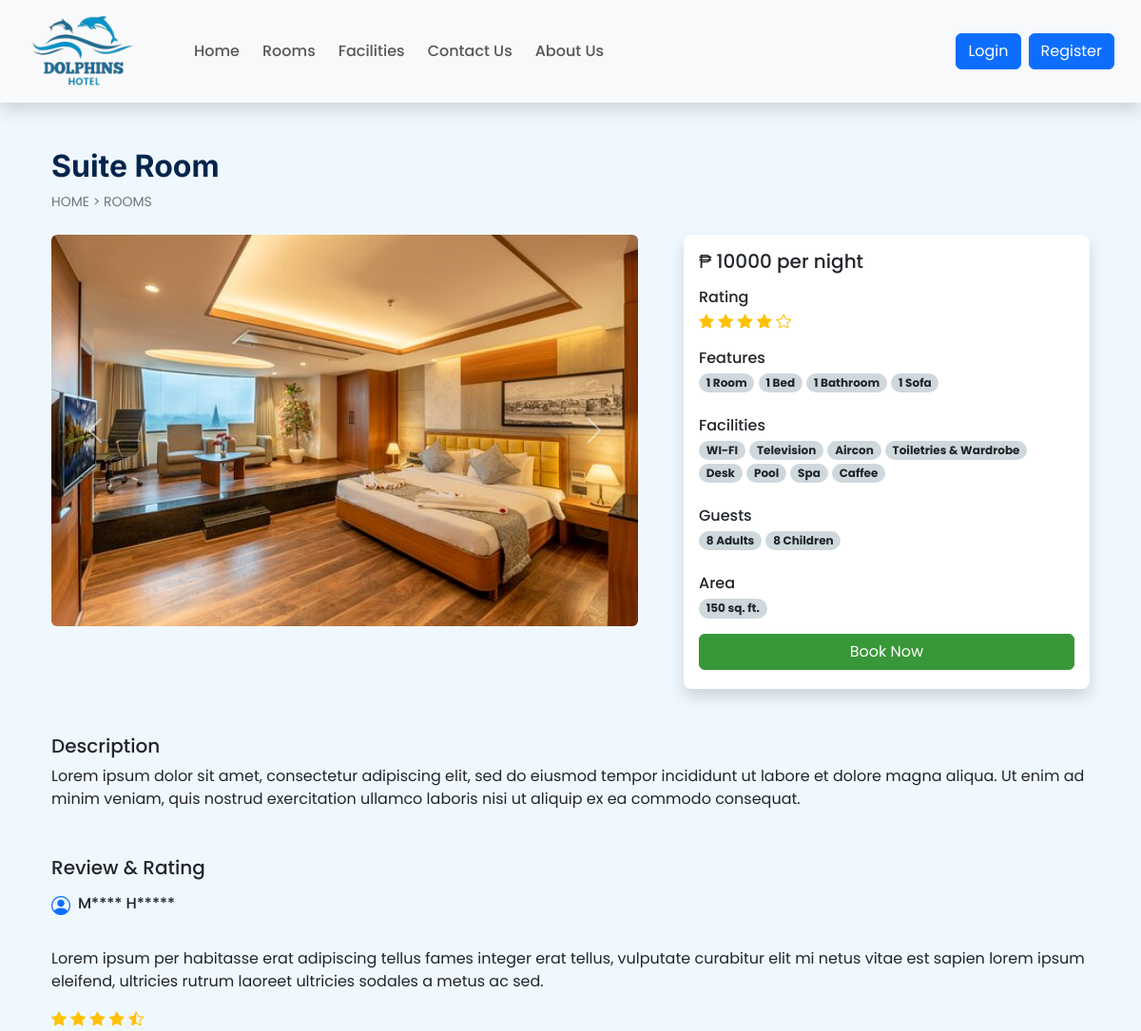
Screenshot of /room_details.php?id=24 with the database file from the repository.
### tables this page shows
CREATE TABLE `rooms` (
  `id` int(11) NOT NULL,
  `name` varchar(150) NOT NULL,
  `area` int(11) NOT NULL,
  `price` int(11) NOT NULL,
  `quantity` int(11) NOT NULL,
  `adult` int(11) NOT NULL,
  `children` int(11) NOT NULL,
  `description` varchar(350) NOT NULL,
  `status` tinyint(4) NOT NULL DEFAULT 1,
  `removed` int(11) NOT NULL DEFAULT 0
);

CREATE TABLE `room_images` (
  `sr_no` int(11) NOT NULL,
  `room_id` int(11) NOT NULL,
  `image` varchar(150) NOT NULL,
  `thumb` tinyint(4) NOT NULL DEFAULT 0
);

### admin/inc/db_config.php (called while the page is built, shortened)
<?php
    function select($sql, $values, $datatypes)
    {
        $con = $GLOBALS['con'];
        if($stmt = mysqli_prepare($con,$sql))
        {
            mysqli_stmt_bind_param($stmt,$datatypes,...$values);
            if(mysqli_stmt_execute($stmt)){
                $res = mysqli_stmt_get_result($stmt);
                return $res;
            }
            else{
                mysqli_stmt_close($stmt);
                die("Query cannot be executed - Select");
            }
        }
        else{
            die("Query cannot be prepared - Select");
        }
    }
?>

### room_details.php (the view, shortened to what this page needs)
<!DOCTYPE html>
<html lang="en">
    <head>
        <link rel="stylesheet" href="https://cdn.jsdelivr.net/npm/swiper@11/swiper-bundle.min.css"/>
        <?php include('inc/links.php'); ?>
    </head>
    <body class="bg-dw">
        <?php include('inc/header.php'); ?>
        <?php
            $data = filteration($_GET);
            $room_res = select("SELECT * FROM `rooms` WHERE `id`=? AND `status`=? AND `removed`=?",[$data['id'],1,0],'iii');
            $room_data = mysqli_fetch_assoc($room_res);
        ?>
        <div class="container">
            <div class="row ">
                <div class="col-12 my-5 mb-4 px-4">
                    <h2 class="fw-bold h-font color-blue"><?php echo $room_data['name']?></h2>
                    <div style="font-size:14px;">
                        <a href="index.php" class="text-secondary text-decoration-none">HOME</a>
                        <span class="text-secondary"> > </span>
                        <a href="rooms.php" class="text-secondary text-decoration-none">ROOMS</a>
                    </div>
                </div>
                <div class="col-lg-7 col-md-12 px-4">
                    <div id="roomCarousel" class="carousel slide carousel-fade">
                        <div class="carousel-inner mb-5">
                            <?php
                                $room_img = ROOMS_IMG_PATH."thumbnail.jpg";
                                $img_q = mysqli_query($con,"SELECT * FROM `room_images`
                                    WHERE `room_id`='$room_data[id]'");
                                if(mysqli_num_rows($img_q) > 0)
                                {
                                    $active_class = 'active';
                                    while($img_res = mysqli_fetch_assoc($img_q))
                                    {
                                        echo "
                                            <div class='carousel-item $active_class'>
                                            <img src='".ROOMS_IMG_PATH.$img_res['image']."' class='d-block w-100 rounded'>
                                            </div>
                                        ";
                                        $active_class ='';
                                    }
                                }
                                else{
                                    echo "
                                        <div class='carousel-item active'>
                                        <img src='$room_img' class='d-block w-100 '>
                                        </div>
                                    ";
                                }
                            ?>
                        </div>
                        <button class="carousel-control-prev" type="button" data-bs-target="#roomCarousel" data-bs-slide="prev">
                            <span class="carousel-control-prev-icon" aria-hidden="true"></span>
                        </button>
                        <button class="carousel-control-next" type="button" data-bs-target="#roomCarousel" data-bs-slide="next">
                            <span class="carousel-control-next-icon" aria-hidden="true"></span>
                        </button>
                    </div>
                </div>
                <div class="col-lg-5 col-md-12 px-4">
                    <div class="card mb-4 border-0 shadow rounded-3">
                        <div class="card-body">
                            <?php
                                echo<<<price
                                    <h5>₱ $room_data[price] per night</h5>
                                price;
                                echo<<<rating
                                    <h6 class="mb-1 mt-3">Rating</h6>
                                    <i class="bi bi-star-fill text-warning"></i>
                                    <i class="bi bi-star-fill text-warning"></i>
                                    <i class="bi bi-star-fill text-warning"></i>
                                    <i class="bi bi-star-fill text-warning"></i>
                                    <i class="bi bi-star text-warning"></i>
                                rating;
                                echo<<<features
                                    <div class="features mb-4 mt-3">
                                        <h6 class="mb-1">Features</h6>
                                            <span class="badge rounded-pill text-dark bg-infog text-wrap">
                                                1 Room
                                            </span>
                                            <span class="badge rounded-pill text-dark bg-infog text-wrap">
                                                1 Bed
                                            </span>
                                            <span class="badge rounded-pill text-dark bg-infog text-wrap">
                                                1 Bathroom
                                            </span>
                                            <span class="badge rounded-pill text-dark bg-infog text-wrap">
                                                1 Sofa
                                            </span>
                                    </div>
                                features;
                                echo<<<facilities
                                    <div class="facilities mb-4">
                                        <h6 class="mb-1">Facilities</h6>
                                        <span class="badge rounded-pill text-dark bg-infog text-wrap">
                                            WI-FI
                                        </span>
                                        <span class="badge rounded-pill text-dark bg-infog text-wrap">
                                            Television
                                        </span>
                                        <span class="badge rounded-pill text-dark bg-infog text-wrap">
                                            Aircon
                                        </span>
                                        <span class="badge rounded-pill text-dark bg-infog text-wrap">
                                            Toiletries & Wardrobe
                                        </span>
                                        <span class="badge rounded-pill text-dark bg-infog text-wrap">
                                            Desk
                                        </span>
                                        <span class="badge rounded-pill text-dark bg-infog text-wrap">
                                            Pool
                                        </span>
                                        <span class="badge rounded-pill text-dark bg-infog text-wrap">
                                            Spa
                                        </span>
                                        <span class="badge rounded-pill text-dark bg-infog text-wrap">
                                            Caffee
                                        </span>
                                    </div>
                                facilities;
                                echo<<<guests
                                    <div class="guest mb-4">
                                        <h6 class="mb-1">Guests</h6>
                                        <span class="badge rounded-pill text-dark bg-infog text-wrap">
                                            $room_data[adult] Adults
                                        </span>
                                        <span class="badge rounded-pill text-dark bg-infog text-wrap">
                                            $room_data[children] Children
                                        </span>
                                    </div>
                                guests;
                                echo<<<area
                                    <div class="mb-3">
                                        <h6 class="mb-1">Area</h6>
                                        <span class="badge rounded-pill text-dark bg-infog text-wrap">
                                            $room_data[area] sq. ft.
                                        </span>
                                    </div>
                                area;
                                echo<<<book
                                    <a href="#" class="btn w-100 text-white custom-bg shadow-none mb-1">Book Now</a>
                                book;
                            ?>
                        </div>
                    </div>
                </div>
                <div class="col-12 mt-4 px-4">
                    <div class="mb-5">
                        <h5>Description</h5>
                        <p>
                            <?php echo $room_data['description']?>
                        </p>
                    </div>
                    <div>
                        <h5 class="mb-3">Review & Rating</h5>
                        <div>
                            <div class="d-flex align-text-center mb-4">
                                <h5><i class="bi bi-person-circle text-primary me-2"></i></h5>
                                <h6>M**** H*****</h6>
                            </div>
                            <p>
                            Lorem ipsum per habitasse erat adipiscing tellus fames integer erat tellus,
                            vulputate curabitur elit mi netus vitae est sapien lorem ipsum eleifend,
                            ultricies rutrum laoreet ultricies sodales a metus ac sed.
                            </p>
                            <div class="rating">
                                <i class="bi bi-star-fill text-warning"></i>
                                <i class="bi bi-star-fill text-warning"></i>
                                <i class="bi bi-star-fill text-warning"></i>
                                <i class="bi bi-star-fill text-warning"></i>
                                <i class="bi bi-star-half text-warning"></i>
                            </div>
                        </div>
                    </div>
                </div>
            </div>
        </div>
    </body>
</html>

### css/common.css (style rules this page uses)
:root { --teal: #389738; --teal_hover: #228b22; --blue: #03254c; }
* { font-family: "Poppins", sans-serif; }
.h-font { font-family:"Inter", sans-serif; }
.custom-bg { background:var(--teal); border: 1px solid var(--teal); }
.color-blue { color: var(--blue); }
.bg-dw { background: RGB(240, 248, 255); }
.bg-infog { background:#cfd8dc; }

### rows the page displays
rooms: name "Suite Room", price "10000", adult "8", children "8", area "150", description "Lorem ipsum dolor sit amet, consectetur adipiscing elit, sed do eiusmod tempor incididunt ut labore et dolore magna aliqua. Ut enim ad minim veniam, quis nostrud exercitation ullamco laboris nisi ut aliquip ex ea commodo consequat."
room_images: image (picture)
